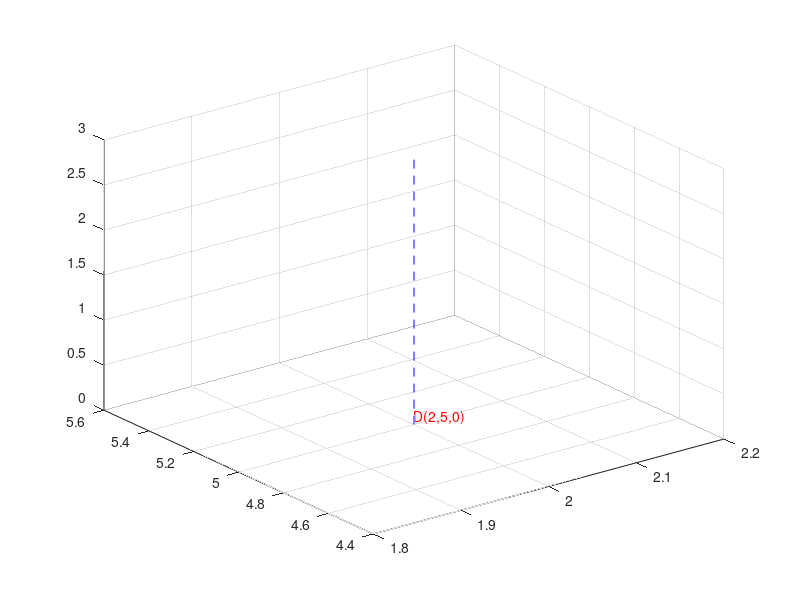

The MATLAB script that drew this image:
%Graicas en 3 dimensiones
%En 3D se puede Graficar puntos
%En 3D se puede Graficar lineas
%En 3D se puede Graficar superficies
%En 3D se puede Graficar solidos
plot3(0,0,0,'om')
plot3(2,5,3,'or')
plot3([0 2],[0 0],[0 0],'--r');
plot3([2 2],[0 5],[0 0],'--g');
plot3([2 2],[5 5],[0 3],'--b');
text(0,0,0,'A(0,0,0)','Fontsize',10,'color',[1 0 0],'VerticalAlignment','bottom');
text(0,5,0,'B(0,5,0)','Fontsize',10,'color',[1 0 0],'VerticalAlignment','bottom');
text(2,0,0,'C(2,0,0)','Fontsize',10,'color',[1 0 0],'VerticalAlignment','bottom');
text(2,5,0,'D(2,5,0)','Fontsize',10,'color',[1 0 0],'VerticalAlignment','bottom');
%x=[Ax Bx;Cx Dx] y=[Ay By;Cy Dy] z=[Az Bz;Cz Dz]
%x=[Ax Cx;Bx Dx] y=[Ay Cy;By Dy] z=[Az Cz;Dz Dz]
x=[0 0;2 2];
y=[0 5;0 5];
z=[0 0;0 0];
grid on
